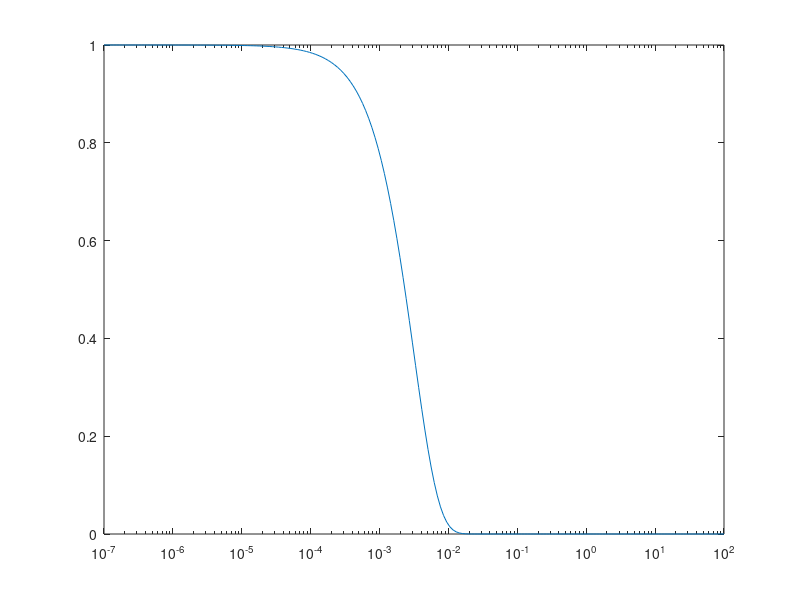

The MATLAB script that drew this image: (Note: this script raises an error after producing the figure.)
tic
% CREATED: Alessio Caciagli, University of Cambridge, March 2018
clear variables;close all

%Fictitious data
t = logspace(-7,2,200);

% Normal exponential
% y = exp(-t/1e-3);

% Double exponential
%y = 0.5*exp(-t/1e-3) + 0.5*exp(-t/1e-5);

% Noisy double exponential
% y = 0.5*exp(-[0,t]/1e-3) + 0.5*exp(-[0,t]/1e-5) + 0.07*(rand(size([0,t])) - 0.5);
% y = y./y(1);
% y = y(2:end);

% Strechted exponential
y = exp(-t.^1.2 / 1e-3);

semilogx(t,y)

%% Input
Ny = length(y); 
Ng = 161; %Number of grid points
Nl = 0; %Number of optional terms
Nx = Ng + Nl;
if bitget(Ng,1) == 0 %(even)
    Ng = Ng + 1;
end

Iquad = 1; %direct solution
Iquad = 2; %quadrature solution

Igrid = 1; %linear grid
Igrid = 2; %log grid
%Grid points (if no grid is needed, set s_min = 1 and s_max = Ng)
%N.B! Remember to include a fex extra grid points for numerical accuracy!!!
g_min = 1/(3*t(end));
g_max = 3/t(1);

%Kernel can be 1 (ILT) or a Ny*Ng matrix
Kernel = 1; %Inverse Laplace Transform kernel

% Specify inequalities/equalities.
% The matrix Anq/Aeq must be Nnq/Neq*(Ng+Nl+1) in size 
Nnq = 0; %Number of inequalities
Anq = 0;
Neq = 0; %Number of equalities
Aeq = zeros(Neq,Ng+Nl+1);

% Specify non-negativity of solution
Nneg = 0; %No constains
Nneg = 1; %Constrain to be positive

% Specify first point constraint (y(0) = 1)
Ny0 = 0; %No constains
Ny0 = 1; %Constrains y(0) = 1

%Specify LS weights
iwt = 1; %Unweighted analysis
iwt = 2; %Poisson's stat 
iwt = 3; %Constant relative error
iwt = 4; %User specified (in wt)
wt = ones(Ny,1);

% Specify regularizer settings
Nalpha = 20;
alphaV = logspace(-4,2,Nalpha);
Nord = 2; %Order of regularizor
Nend = [2,2]; %Number of null external grid points

%% Grid generation
if Igrid == 1
    g = linspace(g_min,g_max,Ng);
elseif Igrid == 2
    g_min = log10(g_min);
    g_max = log10(g_max);
    g = linspace(g_min,g_max,Ng);
else
    error('Unknown grid specification. Check the parameter "Igrid".');
end

if Iquad == 1
    c = ones(1,Ng);
elseif Iquad == 2
    c = [4*ones(1,(Ng-3)/2);2*ones(1,(Ng-3)/2)]; %Simpson rule for coeff
    c = c(:);
    h = (g(end) - g(1))/(Ng-1);
    c = (h/3)*[1;c;4;2];
else
    error('Unknown quadrature specification. Check the parameter "Iquad".');
end


%% Input post-process
t = t(:); % must be column
y = y(:); % must be column
g = g(:); % must be column
c = c(:); % must be column

%Kernel generation
[gM,~] = meshgrid(g,t);
[cM,tM] = meshgrid(c,t);
if Kernel == 1
    if Igrid == 2
        A = cM.*(log(10)*10.^(gM)).*exp(-tM.*10.^(gM));
    else
        A = cM.*exp(-tM.*gM);
    end
else
    if all(size(Kernel) == [Ny,Ng]) == 1
        A = Kernel;
    else
        error('Dimension mismatch. Check the dimensions of your Kernel.');
    end
end

%Internal variables & equality/inequality constrains
UserL = 0;
if Nl~=0
    UserL  = 1;
end
UserNQ = 0;
if Nnq~=0
    UserNQ = 1;
    if all(size(Anq) == [Nnq,Nx+1]) ~= 1
        error('Dimension mismatch. Check the dimensions of your Anq.');
    end
end
UserEQ = 0;
if Neq~=0
    UserEQ = 1;
    if all(size(Aeq) == [Neq,Nx+1]) ~= 1
        error('Dimension mismatch. Check the dimensions of your Aeq.');
    end
end
if (Nneg ~= 0 && Nneg ~= 1)
    error('Non-negativity condition is not defined. Check Nneg.');
end

%Error estimation
%The first run is always unweighted unless the weights are user specified
switch iwt
    case 4
        if length(wt) ~= Ny
            error('Error in user''s specification of the weights. Check wg');
        end
    otherwise
        wt = ones(Ny,1);
end

%Regularizor
Nreg = Ng - 2 + sum(Nend);
if Nord == 0
    R = eye(Ng,Ng);
    R(1,:) = [];
    R(end,:) = [];
    RUp = eye(Nend(1),max(Ng+Nend(1)-1,Ng));
    RUp(:,1:(Nend(1)-1)) = [];
    RDo = rot90(eye(Nend(2),max(Ng+Nend(1)-1,Ng)),2);
    RDo(:,(2 + end - Nend(2)):end) = [];
    R = [RUp;R;RDo];
elseif Nord == 2
    R = diag(-2 * ones(max(Nreg,Ng),1), 0) + diag(ones(max(Nreg,Ng)-1,1), -1) + diag(ones(max(Nreg,Ng)-1,1), 1);
    R(1:1-Nend(1),:) = [];
    R(end:end-Nend(2),:) = [];
    R(:,1:(Nend(1)-1)) = [];
    R(:,(2 + end - Nend(2)):end) = [];
else
    error('Unknown regularizor order specification. Check the parameter "Nord".');
end
%% Computation
Lx_REGU = zeros(size(alphaV));
sol_REGU = zeros(size(alphaV));
lambdaV_REGU = zeros(size(alphaV));

% Array rescaling to interval [0,1]

%QR factorization (if needed)
if Ny > Nx
    [C,eta]=CONTIN_Alessio_qr(diag(1./sqrt(wt))*A,y./sqrt(wt));
else
    C = A;
    eta = y;
end

% Equality constraints treatment (if needed)
if Ny0 == 1
    Neq = 1;
    if Igrid == 1
        Aeq = [c',1];
    else
        Aeq = [(c.*(log(10)*10.^(g)))',1]; %y(0) = 1 constraint
    end
end
Nxe = Nx - Neq;
% Inequality constaints treatment (like non-negativity)
if Nneg == 1
    Nnq = Ng;
    Anq = [eye(Nnq,Nx),zeros(Nnq,1)];
end
if Nreg < Nxe
    R = [R;zeros(Nxe-Nreg,Ng)];
end

options = optimoptions(@lsqlin,'Algorithm','active-set','Display','off','MaxIter',1500);
id ='optimlib:lsqlin:WillBeRemoved';
warning('off',id)

% Active-set solution with non-neg constr
for i = 1:length(alphaV)
    alphaP=alphaV(i);
    
    [s_REGU,~,~,exitflag] = lsqlin([C;alphaP*R],[eta(:);zeros(size(R,1),1)],-Anq(:,1:end-1),-Anq(:,end),Aeq(:,1:end-1),Aeq(:,end),[],[],[],options);
    
    sol_REGU(i) = norm(C*s_REGU - eta);
    Lx_REGU(i) = norm(R*s_REGU);
    lambdaV_REGU(i) = alphaP;
    if exitflag == -2
        sol_REGU(i) = [];
        Lx_REGU(i) = [];
        lambdaV_REGU(i) = [];
    end
    
end
sol_REGU = nonzeros(sol_REGU);
Lx_REGU = nonzeros(Lx_REGU);
lambdaV_REGU = nonzeros(lambdaV_REGU);
% Corner of L_curve and recalculation with optimal alpha
[k_c,info] =  CONTIN_Alessio_corner(sol_REGU,Lx_REGU);
lambda_REGU = lambdaV_REGU(k_c);
s_REGU = lsqlin([C;lambda_REGU*R],[eta(:);zeros(size(R,1),1)],-Anq(:,1:end-1),-Anq(:,end),Aeq(:,1:end-1),Aeq(:,end),[],[],[],options);
%%
yfit_REGU = A*s_REGU;
figure(1)
plot(g,s_REGU)
figure(2)
semilogx(t,y,t,yfit_REGU,'*')
figure(3)
scatter(sol_REGU,Lx_REGU)
toc